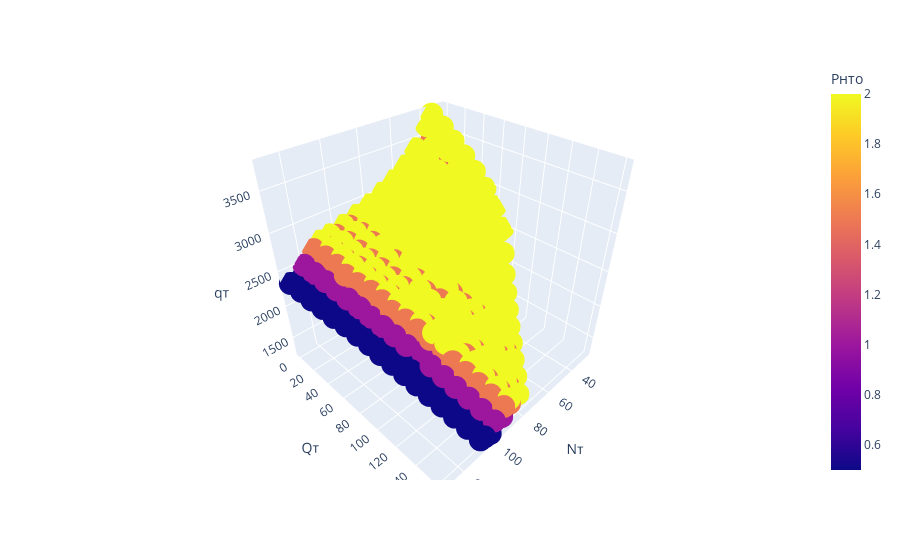

Notebook code cell kept with this figure:
### Code cell
# Визаулизация данных
import plotly.express as px
fig = px.scatter_3d(qт_I , x='Nт', y='Qт', z='qт',
              color='Рнто',opacity=1 ,hover_name='qт')
fig.show()

### Figure 1 — Plotly figure (JSON) as saved in the notebook; plotly's stock layout.template omitted (floating-point values rounded to 4 significant figures; data arrays with more than 128 entries replaced by an {"elided": "..."} marker saying what was removed)
{"data": [{"hovertemplate": "<b>%{hovertext}</b><br><br>Nт=%{x}<br>Qт=%{y}<br>qт=%{z}<br>Рнто=%{marker.color}<extra></extra>", "hovertext": {"elided": "707 float values"}, "legendgroup": "", "marker": {"color": {"elided": "707 float values"}, "coloraxis": "coloraxis", "opacity": 1, "symbol": "circle"}, "mode": "markers", "name": "", "scene": "scene", "showlegend": false, "type": "scatter3d", "x": {"elided": "707 float values"}, "y": {"elided": "707 int values"}, "z": {"elided": "707 float values"}}], "layout": {"autosize": true, "coloraxis": {"colorbar": {"title": {"text": "Рнто"}}, "colorscale": [[0, "#0d0887"], [0.1111, "#46039f"], [0.2222, "#7201a8"], [0.3333, "#9c179e"], [0.4444, "#bd3786"], [0.5556, "#d8576b"], [0.6667, "#ed7953"], [0.7778, "#fb9f3a"], [0.8889, "#fdca26"], [1, "#f0f921"]]}, "legend": {"tracegroupgap": 0}, "margin": {"t": 60}, "scene": {"aspectmode": "auto", "aspectratio": {"x": 1, "y": 1, "z": 1}, "domain": {"x": [0, 1], "y": [0, 1]}, "xaxis": {"title": {"text": "Nт"}, "type": "linear"}, "yaxis": {"title": {"text": "Qт"}, "type": "linear"}, "zaxis": {"title": {"text": "qт"}, "type": "linear"}}}}
